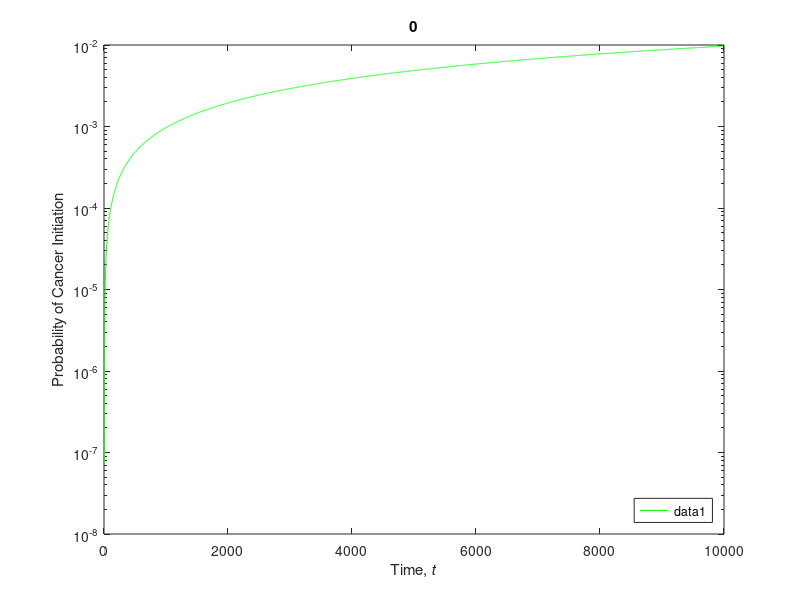
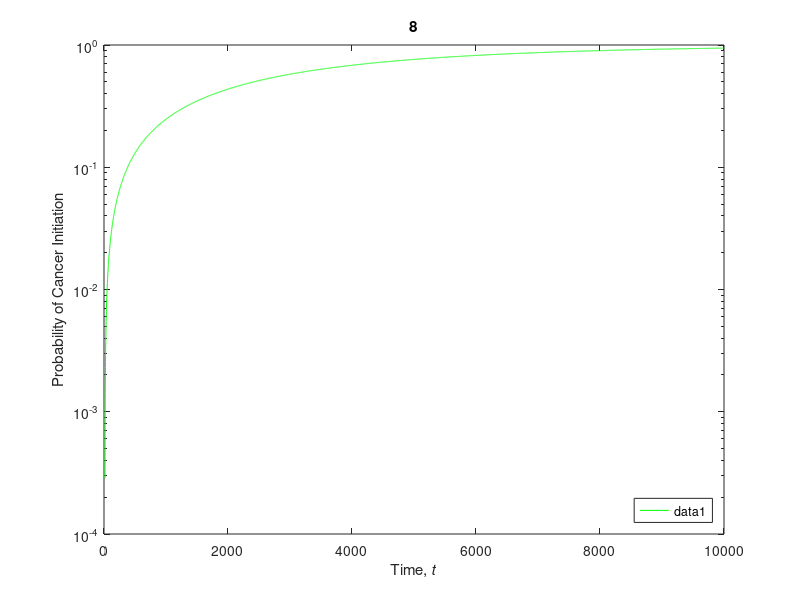
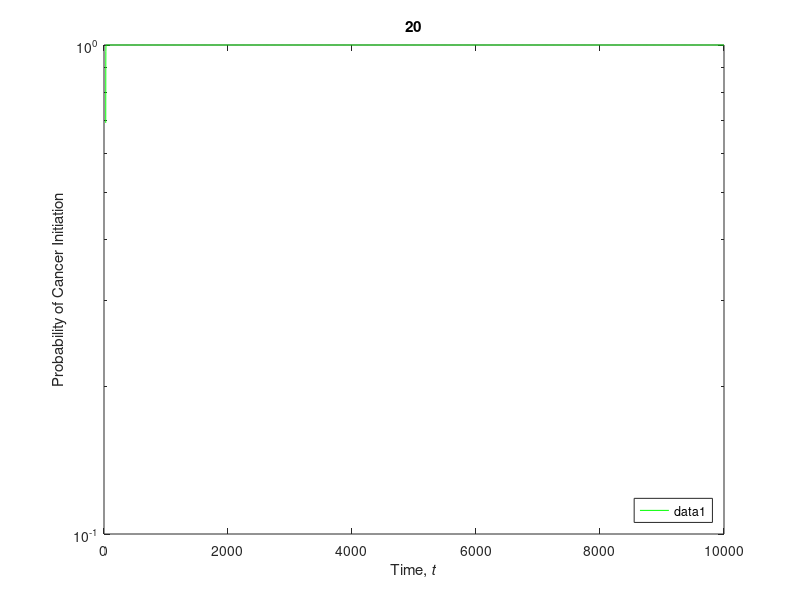
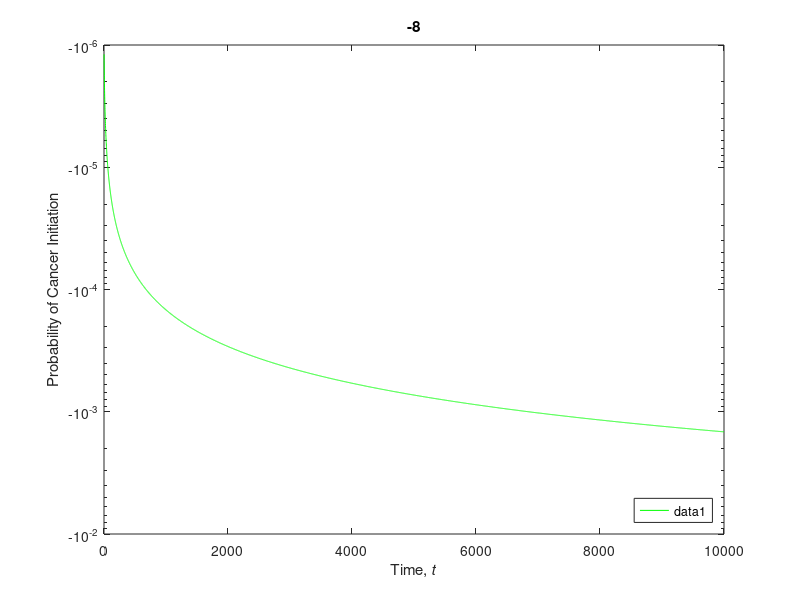

Reproduce these figures in MATLAB, in order.
clear all
close all
   for   y= [0,8,20,-8,7]    ;        %Gamma
   clear H and P3
    t= 0;   
graph_num = 0;
        N=500000;
        tau = 300;
        Ua = 5*10^-8;
        Ub=Ua;
        d=.1;
        z= 15;
        alpha=.5;
        ymin = 10^-3;
        ymax = 1;
        t_max = 10000;

for t = 1:t_max
for i = 1:z
    H(i) = (2^(i-1))*Ub*(2^(z+y-i)-1)*Ua*(t-(z+y-i));
end
P3(t) = 1-exp((-N/tau)*sum(H)*(1+d));

end


tvec = 1:t_max;

semilogy(tvec,P3,'green')

legend('Location','southeast')
          %Sets axis to one similar to that used in the paper.
xlabel('Time, \it{t}');
ylabel('Probability of Cancer Initiation')
title(y) 
saveas(gcf,strcat('math485_gamma_equals_',int2str(y),'.png'))
   end
